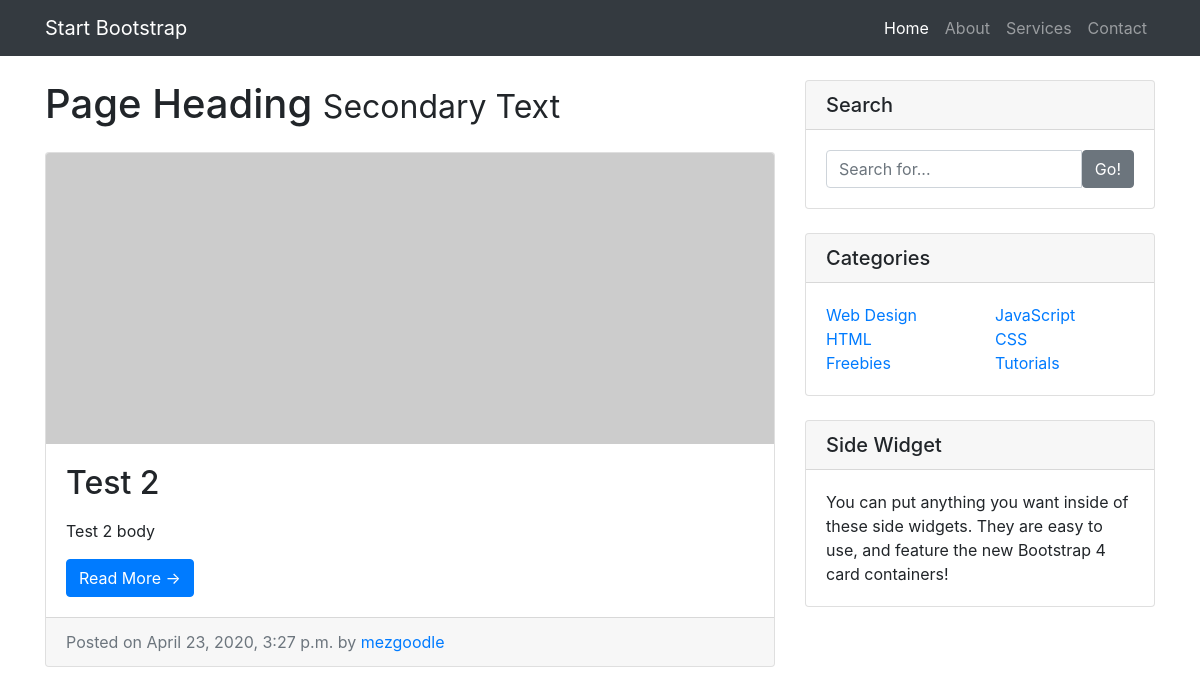
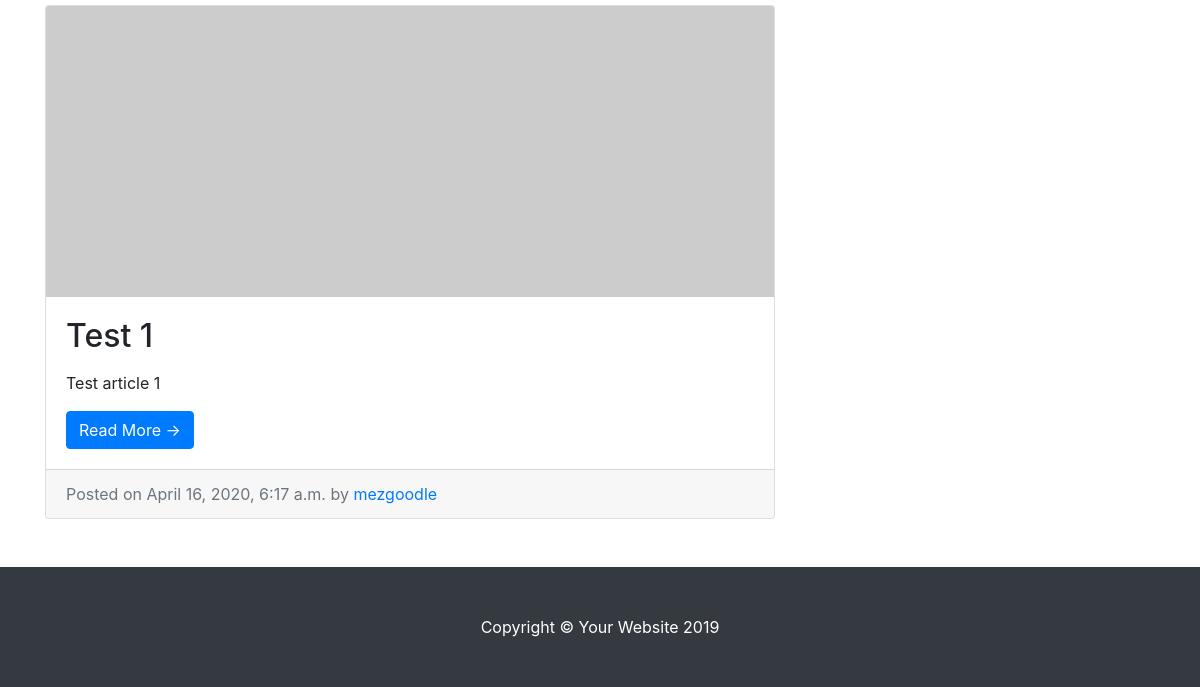
Before: /blog/ with the older database file (2 pictures, top to bottom).
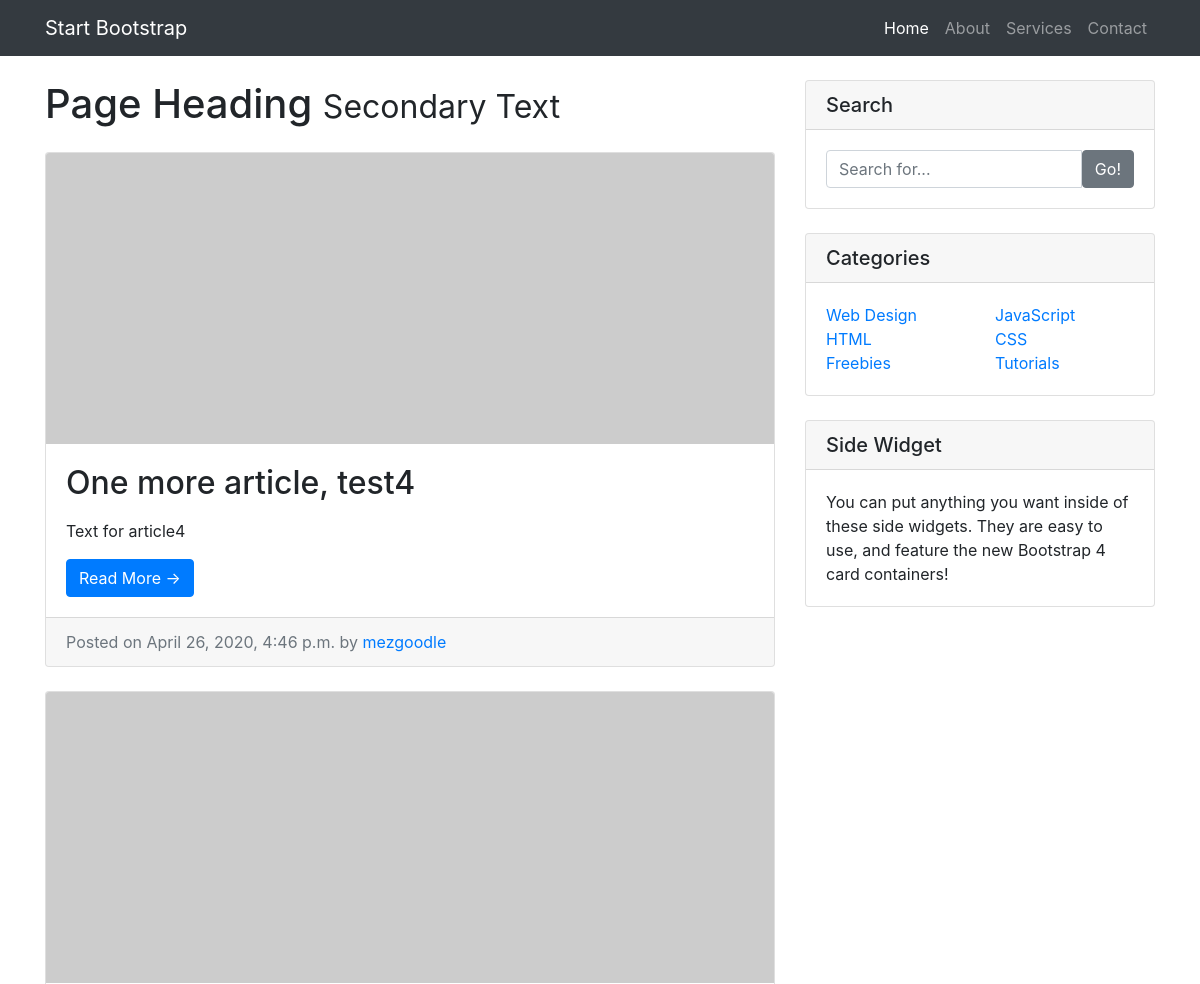
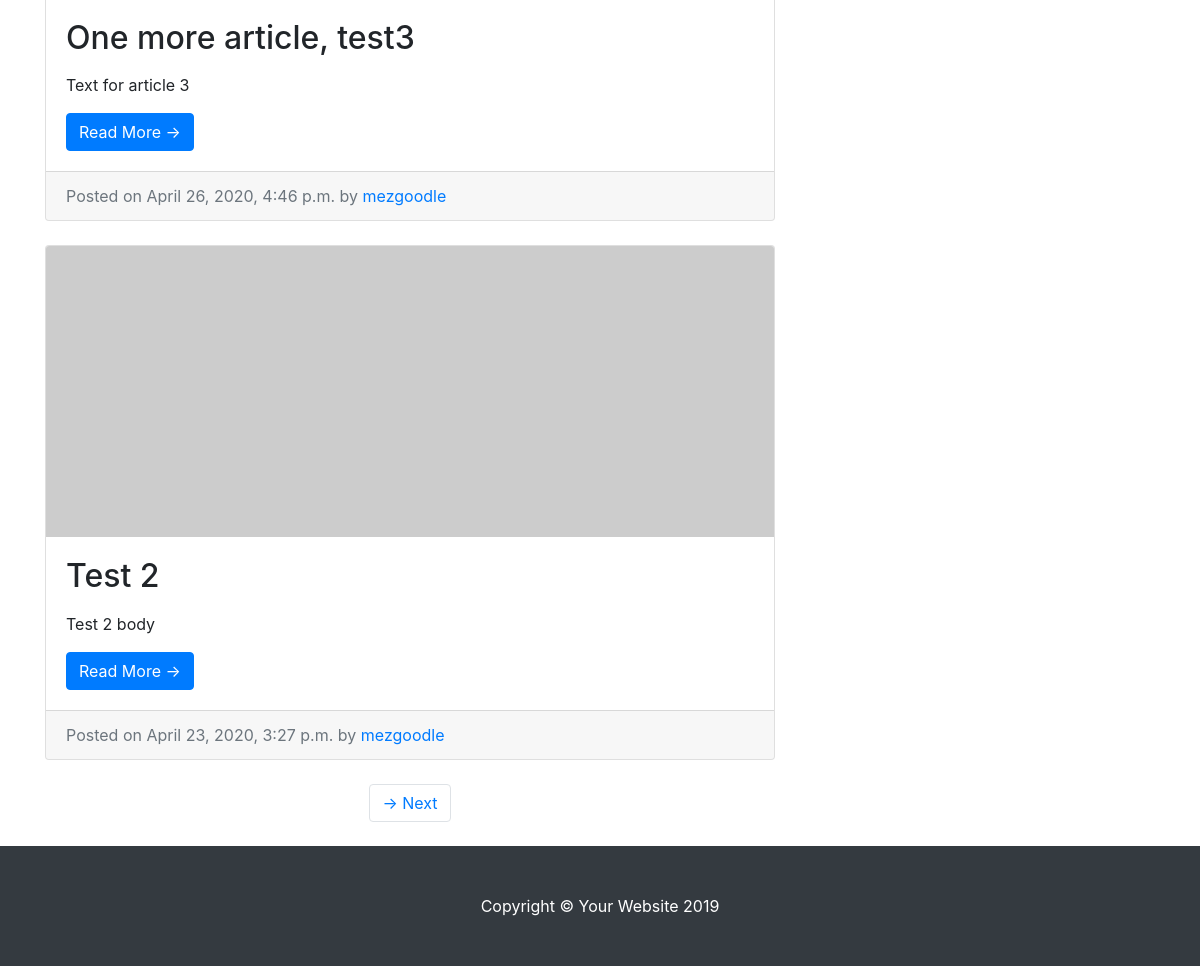
After: the same page with the newer database file (2 pictures, top to bottom).
### blog/models.py (models this page shows, shortened)
class Post(models.Model):
    STATUS_CHOICES = (
        ('draft', 'Draft'),
        ('published', 'Published'),
    )
    title = models.CharField(max_length=250)
    slug = models.SlugField(max_length=250, unique_for_date='publish')
    author = models.ForeignKey(User, on_delete=models.CASCADE, related_name='blog_posts')
    body = models.TextField()
    publish = models.DateTimeField(default=timezone.now)
    created = models.DateTimeField(auto_now_add=True)
    status = models.CharField(max_length=10, choices=STATUS_CHOICES, default='draft')
    objects = models.Manager() # The default manager
    published = PublishedManager() # Our custom manager
    class Meta:
        ordering = ('-publish',)
    def get_absolute_url(self):
        return reverse('blog:post_detail', args=[self.publish.year, self.publish.month, self.publish.day, self.slug])

### blog/views.py (the view)
# urls.py: path('', views.PostListView.as_view(), name='post_list'),
class PostListView(ListView):
    queryset = Post.published.all()
    context_object_name = 'posts'
    paginate_by = 3
    template_name = 'blog/post/list.html'

### blog/templates/blog/post/list.html (shortened to what this page needs)
{% extends 'blog/base.html' %}
{% block content %}
      <div class="col-md-8">
        <h1 class="my-4">Page Heading
          <small>Secondary Text</small>
        </h1>
        {% for post in posts %}
        <div class="card mb-4">
          <img class="card-img-top" src="http://placehold.it/750x300" alt="Card image cap">
          <div class="card-body">
            <h2 class="card-title">{{post.title}}</h2>
            <p class="card-text">{{post.body|truncatewords:30|linebreaks}}</p>
            <a href="{{post.get_absolute_url}}" class="btn btn-primary">Read More &rarr;</a>
          </div>
          <div class="card-footer text-muted">
            Posted on {{post.publish}} by
            <a href="#">{{post.author}}</a>
          </div>
        </div>
        {% endfor %}
        {% include 'pagination.html' with page=page_obj %}
      </div>
{% endblock content %}

### blog/templates/blog/base.html (shortened to what this page needs)
{% load static %}
<!DOCTYPE html>
<html lang="en">
<head>
  <link href="https://stackpath.bootstrapcdn.com/bootstrap/4.4.1/css/bootstrap.min.css" rel="stylesheet">
  <link href="{% static 'blog/css/blog-home.css' %}" rel="stylesheet">
</head>
<body>
  <nav class="navbar navbar-expand-lg navbar-dark bg-dark fixed-top">
    <div class="container">
      <a class="navbar-brand" href="#">Start Bootstrap</a>
      <div class="collapse navbar-collapse" id="navbarResponsive">
        <ul class="navbar-nav ml-auto">
          <li class="nav-item active">
            <a class="nav-link" href="#">Home
            </a>
          </li>
          <li class="nav-item">
            <a class="nav-link" href="#">About</a>
          </li>
          <li class="nav-item">
            <a class="nav-link" href="#">Services</a>
          </li>
          <li class="nav-item">
            <a class="nav-link" href="#">Contact</a>
          </li>
        </ul>
      </div>
    </div>
  </nav>
  <div class="container">
    <div class="row">
        {% block content %}
        {% endblock content %}
      <div class="col-md-4">
        <div class="card my-4">
          <h5 class="card-header">Search</h5>
          <div class="card-body">
            <div class="input-group">
              <input type="text" class="form-control" placeholder="Search for...">
              <span class="input-group-btn">
                <button class="btn btn-secondary" type="button">Go!</button>
              </span>
            </div>
          </div>
        </div>
        <div class="card my-4">
          <h5 class="card-header">Categories</h5>
          <div class="card-body">
            <div class="row">
              <div class="col-lg-6">
                <ul class="list-unstyled mb-0">
                  <li>
                    <a href="#">Web Design</a>
                  </li>
                  <li>
                    <a href="#">HTML</a>
                  </li>
                  <li>
                    <a href="#">Freebies</a>
                  </li>
                </ul>
              </div>
              <div class="col-lg-6">
                <ul class="list-unstyled mb-0">
                  <li>
                    <a href="#">JavaScript</a>
                  </li>
                  <li>
                    <a href="#">CSS</a>
                  </li>
                  <li>
                    <a href="#">Tutorials</a>
                  </li>
                </ul>
              </div>
            </div>
          </div>
        </div>
        <div class="card my-4">
          <h5 class="card-header">Side Widget</h5>
          <div class="card-body">
            You can put anything you want inside of these side widgets. They are easy to use, and feature the new Bootstrap 4 card containers!
          </div>
        </div>
      </div>
    </div>
  </div>
  <footer class="py-5 bg-dark">
    <div class="container">
      <p class="m-0 text-center text-white">Copyright &copy; Your Website 2019</p>
    </div>
  </footer>
</body>
</html>

### blog/templates/pagination.html (shortened to what this page needs)
    <ul class="pagination justify-content-center mb-4">
        {% if page.has_next %}
        <li class="page-item">
            <a class="page-link" href="?page={{page.next_page_number}}">&rarr; Next</a>
        </li>
        {% endif %}
    </ul>

### blog/static/blog/css/blog-home.css (style rules this page uses)
body { padding-top: 56px; }

Changed rows visible on the page:
no longer on this page (row unchanged): Post: title "Test 1", body "Test article 1", publish "April 16, 2020, 6:17 a.m.", author "mezgoodle"
added Post: title "One more article, test4", body "Text for article4", publish "April 26, 2020, 4:46 p.m.", author "mezgoodle"
added Post: title "One more article, test3", body "Text for article 3", publish "April 26, 2020, 4:46 p.m.", author "mezgoodle"
Other visible differences:
text now shown: "→ Next"
